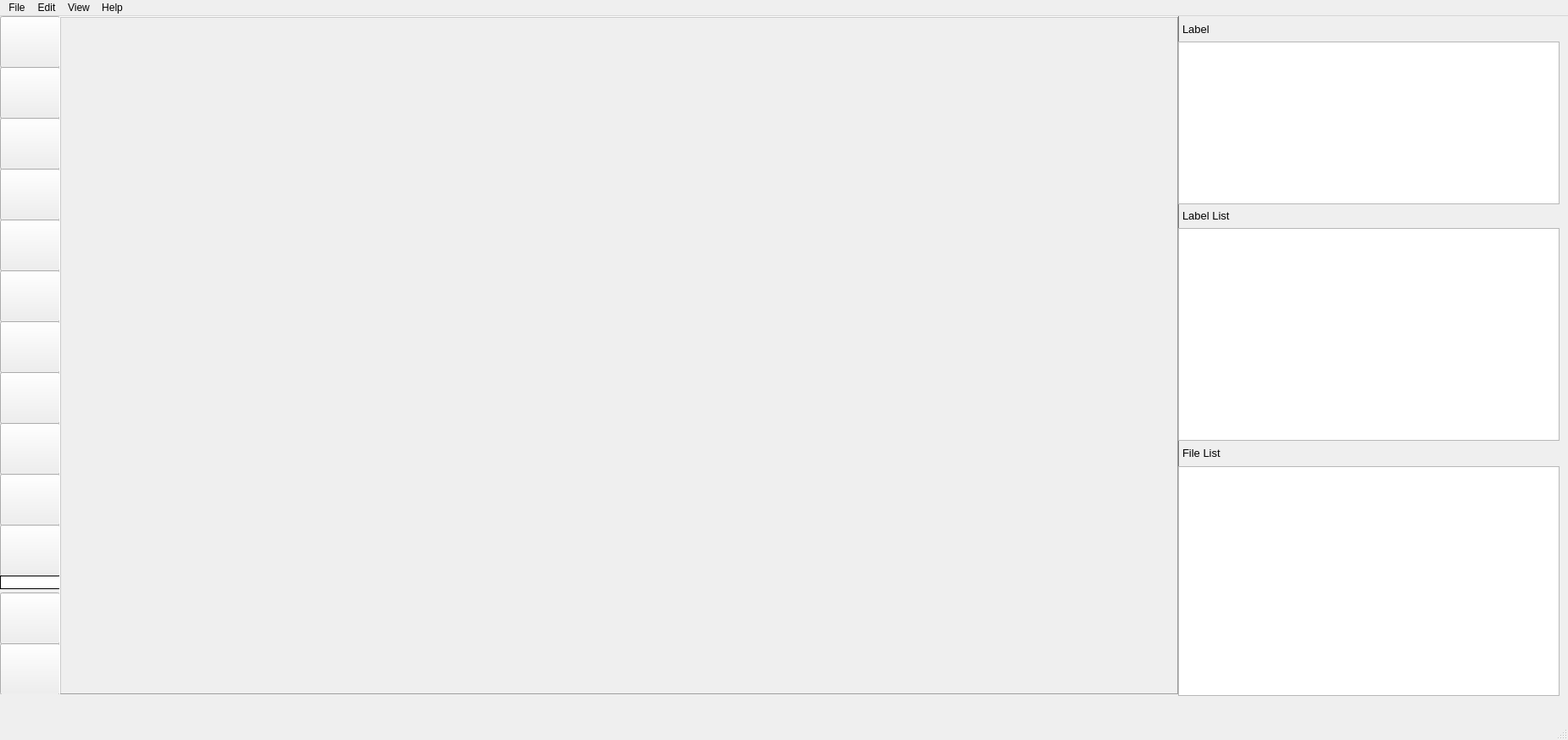
<?xml version="1.0" encoding="UTF-8"?>
<ui version="4.0">
  <class>MainWindow</class>
  <widget class="QMainWindow" name="MainWindow">
    <property name="geometry">
      <rect>
        <x>0</x>
        <y>0</y>
        <width>1850</width>
        <height>873</height>
      </rect>
    </property>
    <property name="windowTitle">
      <string>LabelVim</string>
    </property>
    <property name="windowIcon">
      <iconset>
        <normaloff>icon/Logo.jpeg</normaloff>icon/Logo.jpeg</iconset>
    </property>
    <property name="toolTip">
      <string>LabelVim</string>
    </property>
    <property name="autoFillBackground">
      <bool>false</bool>
    </property>
    <property name="animated">
      <bool>true</bool>
    </property>
    <widget class="QWidget" name="centralwidget">
      <widget class="QPushButton" name="SaveDirBtn">
        <property name="geometry">
          <rect>
            <x>0</x>
            <y>60</y>
            <width>71</width>
            <height>61</height>
          </rect>
        </property>
        <property name="toolTip">
          <string>Save Directory</string>
        </property>
        <property name="text">
          <string />
        </property>
        <property name="icon">
          <iconset>
            <normaloff>icon/Open.png</normaloff>icon/Open.png</iconset>
        </property>
        <property name="iconSize">
          <size>
            <width>50</width>
            <height>50</height>
          </size>
        </property>
      </widget>
      <widget class="QPushButton" name="NextBtn">
        <property name="geometry">
          <rect>
            <x>0</x>
            <y>120</y>
            <width>71</width>
            <height>61</height>
          </rect>
        </property>
        <property name="toolTip">
          <string>Next Image</string>
        </property>
        <property name="text">
          <string />
        </property>
        <property name="icon">
          <iconset>
            <normaloff>icon/next.png</normaloff>icon/next.png</iconset>
        </property>
        <property name="iconSize">
          <size>
            <width>50</width>
            <height>50</height>
          </size>
        </property>
      </widget>
      <widget class="QPushButton" name="PreviousBtn">
        <property name="geometry">
          <rect>
            <x>0</x>
            <y>180</y>
            <width>71</width>
            <height>61</height>
          </rect>
        </property>
        <property name="toolTip">
          <string>Previous Image</string>
        </property>
        <property name="text">
          <string />
        </property>
        <property name="icon">
          <iconset>
            <normaloff>icon/prev.png</normaloff>icon/prev.png</iconset>
        </property>
        <property name="iconSize">
          <size>
            <width>50</width>
            <height>50</height>
          </size>
        </property>
      </widget>
      <widget class="QPushButton" name="DeleteFileBtn">
        <property name="geometry">
          <rect>
            <x>0</x>
            <y>240</y>
            <width>71</width>
            <height>61</height>
          </rect>
        </property>
        <property name="toolTip">
          <string>Delete file from file list</string>
        </property>
        <property name="text">
          <string />
        </property>
        <property name="icon">
          <iconset>
            <normaloff>icon/delete.png</normaloff>icon/delete.png</iconset>
        </property>
        <property name="iconSize">
          <size>
            <width>50</width>
            <height>50</height>
          </size>
        </property>
      </widget>
      <widget class="QPushButton" name="OpenDirBtn">
        <property name="geometry">
          <rect>
            <x>0</x>
            <y>0</y>
            <width>71</width>
            <height>61</height>
          </rect>
        </property>
        <property name="toolTip">
          <string>Load data from Folder</string>
        </property>
        <property name="text">
          <string />
        </property>
        <property name="icon">
          <iconset>
            <normaloff>icon/Open.png</normaloff>icon/Open.png</iconset>
        </property>
        <property name="iconSize">
          <size>
            <width>50</width>
            <height>50</height>
          </size>
        </property>
      </widget>
      <widget class="QPushButton" name="CreateObjectBtn">
        <property name="geometry">
          <rect>
            <x>0</x>
            <y>300</y>
            <width>71</width>
            <height>61</height>
          </rect>
        </property>
        <property name="toolTip">
          <string>Create</string>
        </property>
        <property name="text">
          <string />
        </property>
        <property name="icon">
          <iconset>
            <normaloff>icon/objects.png</normaloff>icon/objects.png</iconset>
        </property>
        <property name="iconSize">
          <size>
            <width>50</width>
            <height>50</height>
          </size>
        </property>
      </widget>
      <widget class="QPushButton" name="EditObjectBtn">
        <property name="geometry">
          <rect>
            <x>0</x>
            <y>360</y>
            <width>71</width>
            <height>61</height>
          </rect>
        </property>
        <property name="toolTip">
          <string>Edit</string>
        </property>
        <property name="text">
          <string />
        </property>
        <property name="icon">
          <iconset>
            <normaloff>icon/edit.png</normaloff>icon/edit.png</iconset>
        </property>
        <property name="iconSize">
          <size>
            <width>50</width>
            <height>50</height>
          </size>
        </property>
      </widget>
      <widget class="QPushButton" name="DuplicateAnnotationBtn">
        <property name="geometry">
          <rect>
            <x>0</x>
            <y>420</y>
            <width>71</width>
            <height>61</height>
          </rect>
        </property>
        <property name="toolTip">
          <string>Duplicate</string>
        </property>
        <property name="text">
          <string />
        </property>
        <property name="icon">
          <iconset>
            <normaloff>icon/copy.png</normaloff>icon/copy.png</iconset>
        </property>
        <property name="iconSize">
          <size>
            <width>50</width>
            <height>50</height>
          </size>
        </property>
      </widget>
      <widget class="QPushButton" name="ClearAnnotationBtn">
        <property name="geometry">
          <rect>
            <x>0</x>
            <y>480</y>
            <width>71</width>
            <height>61</height>
          </rect>
        </property>
        <property name="toolTip">
          <string>Clear</string>
        </property>
        <property name="text">
          <string />
        </property>
        <property name="icon">
          <iconset>
            <normaloff>icon/cancel.png</normaloff>icon/cancel.png</iconset>
        </property>
        <property name="iconSize">
          <size>
            <width>50</width>
            <height>50</height>
          </size>
        </property>
      </widget>
      <widget class="QPushButton" name="ZoomInBtn">
        <property name="geometry">
          <rect>
            <x>0</x>
            <y>540</y>
            <width>71</width>
            <height>61</height>
          </rect>
        </property>
        <property name="toolTip">
          <string>Zoom In</string>
        </property>
        <property name="text">
          <string />
        </property>
        <property name="icon">
          <iconset>
            <normaloff>icon/zoom-in.png</normaloff>icon/zoom-in.png</iconset>
        </property>
        <property name="iconSize">
          <size>
            <width>50</width>
            <height>50</height>
          </size>
        </property>
      </widget>
      <widget class="QPushButton" name="ZoomOutBtn">
        <property name="geometry">
          <rect>
            <x>0</x>
            <y>600</y>
            <width>71</width>
            <height>61</height>
          </rect>
        </property>
        <property name="toolTip">
          <string>ZoomOutBtn</string>
        </property>
        <property name="text">
          <string />
        </property>
        <property name="icon">
          <iconset>
            <normaloff>icon/zoom-out.png</normaloff>icon/zoom-out.png</iconset>
        </property>
        <property name="iconSize">
          <size>
            <width>50</width>
            <height>50</height>
          </size>
        </property>
      </widget>
      <widget class="QPushButton" name="FitWindowsBtn">
        <property name="geometry">
          <rect>
            <x>0</x>
            <y>680</y>
            <width>71</width>
            <height>61</height>
          </rect>
        </property>
        <property name="toolTip">
          <string>Fit Windows</string>
        </property>
        <property name="text">
          <string />
        </property>
        <property name="icon">
          <iconset>
            <normaloff>icon/fit-window.png</normaloff>icon/fit-window.png</iconset>
        </property>
        <property name="iconSize">
          <size>
            <width>50</width>
            <height>50</height>
          </size>
        </property>
      </widget>
      <widget class="QLabel" name="ZoomLabel">
        <property name="geometry">
          <rect>
            <x>0</x>
            <y>660</y>
            <width>71</width>
            <height>16</height>
          </rect>
        </property>
        <property name="toolTip">
          <string>Zoom</string>
        </property>
        <property name="styleSheet">
          <string notr="true">background-color: rgb(255, 255, 255);</string>
        </property>
        <property name="frameShape">
          <enum>QFrame::Box</enum>
        </property>
        <property name="text">
          <string />
        </property>
      </widget>
      <widget class="QPushButton" name="SaveBtn">
        <property name="geometry">
          <rect>
            <x>0</x>
            <y>740</y>
            <width>71</width>
            <height>61</height>
          </rect>
        </property>
        <property name="toolTip">
          <string>Fit Windows</string>
        </property>
        <property name="text">
          <string />
        </property>
        <property name="icon">
          <iconset>
            <normaloff>icon/save.png</normaloff>icon/save.png</iconset>
        </property>
        <property name="iconSize">
          <size>
            <width>50</width>
            <height>50</height>
          </size>
        </property>
      </widget>
      <widget class="QLabel" name="Display">
        <property name="geometry">
          <rect>
            <x>70</x>
            <y>0</y>
            <width>1321</width>
            <height>801</height>
          </rect>
        </property>
        <property name="frameShape">
          <enum>QFrame::WinPanel</enum>
        </property>
        <property name="frameShadow">
          <enum>QFrame::Raised</enum>
        </property>
        <property name="lineWidth">
          <number>9</number>
        </property>
        <property name="text">
          <string />
        </property>
        <property name="scaledContents">
          <bool>true</bool>
        </property>
        <property name="alignment">
          <set>Qt::AlignCenter</set>
        </property>
      </widget>
      <widget class="QLabel" name="label_5">
        <property name="geometry">
          <rect>
            <x>0</x>
            <y>800</y>
            <width>1451</width>
            <height>16</height>
          </rect>
        </property>
        <property name="autoFillBackground">
          <bool>true</bool>
        </property>
        <property name="text">
          <string />
        </property>
      </widget>
      <widget class="QListView" name="FileListWidget">
        <property name="geometry">
          <rect>
            <x>1390</x>
            <y>531</y>
            <width>450</width>
            <height>271</height>
          </rect>
        </property>
      </widget>
      <widget class="QListWidget" name="LabelListWidget">
        <property name="geometry">
          <rect>
            <x>1390</x>
            <y>250</y>
            <width>450</width>
            <height>251</height>
          </rect>
        </property>
      </widget>
      <widget class="QListWidget" name="LabelWidget">
        <property name="geometry">
          <rect>
            <x>1390</x>
            <y>30</y>
            <width>450</width>
            <height>192</height>
          </rect>
        </property>
      </widget>
      <widget class="QLabel" name="label_6">
        <property name="geometry">
          <rect>
            <x>1390</x>
            <y>0</y>
            <width>450</width>
            <height>30</height>
          </rect>
        </property>
        <property name="font">
          <font>
            <pointsize>10</pointsize>
          </font>
        </property>
        <property name="text">
          <string>Label</string>
        </property>
        <property name="indent">
          <number>5</number>
        </property>
      </widget>
      <widget class="QLabel" name="label_7">
        <property name="geometry">
          <rect>
            <x>1390</x>
            <y>220</y>
            <width>450</width>
            <height>30</height>
          </rect>
        </property>
        <property name="font">
          <font>
            <pointsize>10</pointsize>
          </font>
        </property>
        <property name="text">
          <string>Label List</string>
        </property>
        <property name="indent">
          <number>5</number>
        </property>
      </widget>
      <widget class="QLabel" name="label_8">
        <property name="geometry">
          <rect>
            <x>1390</x>
            <y>500</y>
            <width>450</width>
            <height>30</height>
          </rect>
        </property>
        <property name="font">
          <font>
            <pointsize>10</pointsize>
          </font>
        </property>
        <property name="text">
          <string>File List</string>
        </property>
        <property name="indent">
          <number>5</number>
        </property>
      </widget>
    </widget>
    <widget class="QMenuBar" name="menubar">
      <property name="geometry">
        <rect>
          <x>0</x>
          <y>0</y>
          <width>1850</width>
          <height>26</height>
        </rect>
      </property>
      <widget class="QMenu" name="menuFile">
        <property name="title">
          <string>File</string>
        </property>
        <addaction name="actionOpen" />
        <addaction name="actionNext_2" />
        <addaction name="actionPrevious_2" />
        <addaction name="actionOpen_2" />
        <addaction name="actionSave_Folder" />
        <addaction name="actionSave" />
        <addaction name="actionauto_save" />
        <addaction name="actionSave_Mask" />
        <addaction name="actionDelete_File" />
        <addaction name="separator" />
        <addaction name="actionQuit" />
      </widget>
      <widget class="QMenu" name="menuEdit">
        <property name="title">
          <string>Edit</string>
        </property>
        <widget class="QMenu" name="menuAnnotation_Object">
          <property name="statusTip">
            <string>Annotation</string>
          </property>
          <property name="title">
            <string>Annotation</string>
          </property>
          <property name="icon">
            <iconset>
              <normaloff>icon/annotation.jpg</normaloff>icon/annotation.jpg</iconset>
          </property>
          <addaction name="actionLine_2" />
          <addaction name="actionPoint_2" />
          <addaction name="actionCircle_2" />
          <addaction name="actionPolygon_2" />
          <addaction name="actionRectangle_2" />
        </widget>
        <addaction name="menuAnnotation_Object" />
        <addaction name="actionCreate" />
        <addaction name="actionDuplicate" />
        <addaction name="actionDelete" />
        <addaction name="actionClear" />
        <addaction name="actionUndo" />
      </widget>
      <widget class="QMenu" name="menuView">
        <property name="title">
          <string>View</string>
        </property>
        <addaction name="actionFill" />
        <addaction name="actionZoom_In" />
        <addaction name="actionZoom_Out" />
        <addaction name="actionFit_Windows" />
        <addaction name="actionRectangle_Fill" />
        <addaction name="actionCurcle_Fill" />
        <addaction name="actionLine_Color" />
      </widget>
      <widget class="QMenu" name="menuHelp">
        <property name="title">
          <string>Help</string>
        </property>
      </widget>
      <addaction name="menuFile" />
      <addaction name="menuEdit" />
      <addaction name="menuView" />
      <addaction name="menuHelp" />
    </widget>
    <widget class="QStatusBar" name="statusbar" />
    <action name="actionOpen">
      <property name="icon">
        <iconset>
          <normaloff>icon/file.png</normaloff>icon/file.png</iconset>
      </property>
      <property name="text">
        <string>Open</string>
      </property>
      <property name="shortcut">
        <string>Ctrl+N</string>
      </property>
    </action>
    <action name="actionOpen_2">
      <property name="icon">
        <iconset>
          <normaloff>icon/Open.png</normaloff>icon/Open.png</iconset>
      </property>
      <property name="text">
        <string>Open Folder</string>
      </property>
      <property name="shortcut">
        <string>Ctrl+O</string>
      </property>
    </action>
    <action name="actionSave_Folder">
      <property name="icon">
        <iconset>
          <normaloff>icon/Open.png</normaloff>icon/Open.png</iconset>
      </property>
      <property name="text">
        <string>Save Folder</string>
      </property>
      <property name="shortcut">
        <string>Ctrl+U</string>
      </property>
    </action>
    <action name="actionQuit">
      <property name="icon">
        <iconset>
          <normaloff>icon/quit.png</normaloff>icon/quit.png</iconset>
      </property>
      <property name="text">
        <string>Quit</string>
      </property>
      <property name="shortcut">
        <string>Ctrl+Q</string>
      </property>
    </action>
    <action name="actionNext">
      <property name="text">
        <string>Next</string>
      </property>
    </action>
    <action name="actionPrevious">
      <property name="text">
        <string>Previous</string>
      </property>
    </action>
    <action name="actionLine">
      <property name="text">
        <string>Line</string>
      </property>
    </action>
    <action name="actionPoint">
      <property name="text">
        <string>Point</string>
      </property>
    </action>
    <action name="actionCircle">
      <property name="text">
        <string>Circle</string>
      </property>
    </action>
    <action name="actionRectangle">
      <property name="text">
        <string>Rectangle</string>
      </property>
    </action>
    <action name="actionPolygon">
      <property name="text">
        <string>Polygon</string>
      </property>
    </action>
    <action name="actionautomatic">
      <property name="text">
        <string>automatic</string>
      </property>
    </action>
    <action name="actionauto_save">
      <property name="checkable">
        <bool>true</bool>
      </property>
      <property name="icon">
        <iconset>
          <normaloff>icon/autosave.jpg</normaloff>icon/autosave.jpg</iconset>
      </property>
      <property name="text">
        <string>auto save</string>
      </property>
    </action>
    <action name="actionSave_Mask">
      <property name="checkable">
        <bool>true</bool>
      </property>
      <property name="icon">
        <iconset>
          <normaloff>icon/yes.jpg</normaloff>icon/yes.jpg</iconset>
      </property>
      <property name="text">
        <string>Save Mask</string>
      </property>
    </action>
    <action name="actionDelete_File">
      <property name="icon">
        <iconset>
          <normaloff>icon/delete.png</normaloff>icon/delete.png</iconset>
      </property>
      <property name="text">
        <string>Delete File</string>
      </property>
      <property name="shortcut">
        <string>Ctrl+Del</string>
      </property>
    </action>
    <action name="actionNext_2">
      <property name="icon">
        <iconset>
          <normaloff>icon/next.png</normaloff>icon/next.png</iconset>
      </property>
      <property name="text">
        <string>Next</string>
      </property>
      <property name="shortcut">
        <string>Ctrl+A</string>
      </property>
    </action>
    <action name="actionPrevious_2">
      <property name="icon">
        <iconset>
          <normaloff>icon/prev.png</normaloff>icon/prev.png</iconset>
      </property>
      <property name="text">
        <string>Previous</string>
      </property>
      <property name="shortcut">
        <string>Ctrl+D</string>
      </property>
    </action>
    <action name="actionLine_2">
      <property name="checkable">
        <bool>true</bool>
      </property>
      <property name="icon">
        <iconset>
          <normaloff>icon/Line.png</normaloff>icon/Line.png</iconset>
      </property>
      <property name="text">
        <string>Line</string>
      </property>
    </action>
    <action name="actionPoint_2">
      <property name="checkable">
        <bool>true</bool>
      </property>
      <property name="icon">
        <iconset>
          <normaloff>icon/point.png.crdownload</normaloff>icon/point.png.crdownload</iconset>
      </property>
      <property name="text">
        <string>Point</string>
      </property>
    </action>
    <action name="actionCircle_2">
      <property name="checkable">
        <bool>true</bool>
      </property>
      <property name="icon">
        <iconset>
          <normaloff>icon/circle.jpg</normaloff>icon/circle.jpg</iconset>
      </property>
      <property name="text">
        <string>Circle</string>
      </property>
    </action>
    <action name="actionPolygon_2">
      <property name="checkable">
        <bool>true</bool>
      </property>
      <property name="icon">
        <iconset>
          <normaloff>icon/polygon.svg</normaloff>icon/polygon.svg</iconset>
      </property>
      <property name="text">
        <string>Polygon</string>
      </property>
    </action>
    <action name="actionRectangle_2">
      <property name="checkable">
        <bool>true</bool>
      </property>
      <property name="icon">
        <iconset>
          <normaloff>icon/rectangle.png</normaloff>icon/rectangle.png</iconset>
      </property>
      <property name="text">
        <string>Rectangle</string>
      </property>
    </action>
    <action name="actionObject_Detection">
      <property name="checkable">
        <bool>true</bool>
      </property>
      <property name="text">
        <string>Object Detection</string>
      </property>
    </action>
    <action name="actionSymantic_Segmentation">
      <property name="checkable">
        <bool>true</bool>
      </property>
      <property name="text">
        <string>Symantic Segmentation</string>
      </property>
    </action>
    <action name="actionInstance_Segmentation">
      <property name="checkable">
        <bool>true</bool>
      </property>
      <property name="text">
        <string>Instance Segmentation</string>
      </property>
    </action>
    <action name="actionKey_Pose">
      <property name="checkable">
        <bool>true</bool>
      </property>
      <property name="text">
        <string>Key Pose</string>
      </property>
    </action>
    <action name="actionDuplicate">
      <property name="icon">
        <iconset>
          <normaloff>icon/copy.png</normaloff>icon/copy.png</iconset>
      </property>
      <property name="text">
        <string>Duplicate</string>
      </property>
    </action>
    <action name="actionCreate">
      <property name="icon">
        <iconset>
          <normaloff>icon/objects.png</normaloff>icon/objects.png</iconset>
      </property>
      <property name="text">
        <string>Create</string>
      </property>
    </action>
    <action name="actionDelete">
      <property name="icon">
        <iconset>
          <normaloff>icon/cancel.png</normaloff>icon/cancel.png</iconset>
      </property>
      <property name="text">
        <string>Delete</string>
      </property>
    </action>
    <action name="actionClear">
      <property name="icon">
        <iconset>
          <normaloff>icon/clear.jpg</normaloff>icon/clear.jpg</iconset>
      </property>
      <property name="text">
        <string>Clear</string>
      </property>
    </action>
    <action name="actionUndo">
      <property name="icon">
        <iconset>
          <normaloff>icon/undo.png</normaloff>icon/undo.png</iconset>
      </property>
      <property name="text">
        <string>Undo</string>
      </property>
    </action>
    <action name="actionRemove_selected_Point">
      <property name="text">
        <string>Remove selected Point</string>
      </property>
    </action>
    <action name="actionFill">
      <property name="checkable">
        <bool>true</bool>
      </property>
      <property name="icon">
        <iconset>
          <normaloff>icon/color.png</normaloff>icon/color.png</iconset>
      </property>
      <property name="text">
        <string>Polygon Fill</string>
      </property>
    </action>
    <action name="actionZoom_In">
      <property name="icon">
        <iconset>
          <normaloff>icon/zoom-in.png</normaloff>icon/zoom-in.png</iconset>
      </property>
      <property name="text">
        <string>Zoom In</string>
      </property>
    </action>
    <action name="actionZoom_Out">
      <property name="icon">
        <iconset>
          <normaloff>icon/zoom-out.png</normaloff>icon/zoom-out.png</iconset>
      </property>
      <property name="text">
        <string>Zoom Out</string>
      </property>
    </action>
    <action name="actionFit_Windows">
      <property name="icon">
        <iconset>
          <normaloff>icon/fit-window.png</normaloff>icon/fit-window.png</iconset>
      </property>
      <property name="text">
        <string>Fit Windows</string>
      </property>
    </action>
    <action name="actionRectangle_Fill">
      <property name="icon">
        <iconset>
          <normaloff>icon/color.png</normaloff>icon/color.png</iconset>
      </property>
      <property name="text">
        <string>Rectangle Fill</string>
      </property>
    </action>
    <action name="actionCurcle_Fill">
      <property name="icon">
        <iconset>
          <normaloff>icon/color.png</normaloff>icon/color.png</iconset>
      </property>
      <property name="text">
        <string>Circle Fill</string>
      </property>
    </action>
    <action name="actionColor">
      <property name="text">
        <string>Color</string>
      </property>
    </action>
    <action name="actionSave">
      <property name="checkable">
        <bool>false</bool>
      </property>
      <property name="icon">
        <iconset>
          <normaloff>icon/save.png</normaloff>icon/save.png</iconset>
      </property>
      <property name="text">
        <string>Save</string>
      </property>
      <property name="shortcut">
        <string>Ctrl+S</string>
      </property>
    </action>
    <action name="actionLine_Color">
      <property name="icon">
        <iconset>
          <normaloff>icon/color-line.png</normaloff>icon/color-line.png</iconset>
      </property>
      <property name="text">
        <string>Line Color</string>
      </property>
    </action>
  </widget>
  <resources />
  <connections />
</ui>
